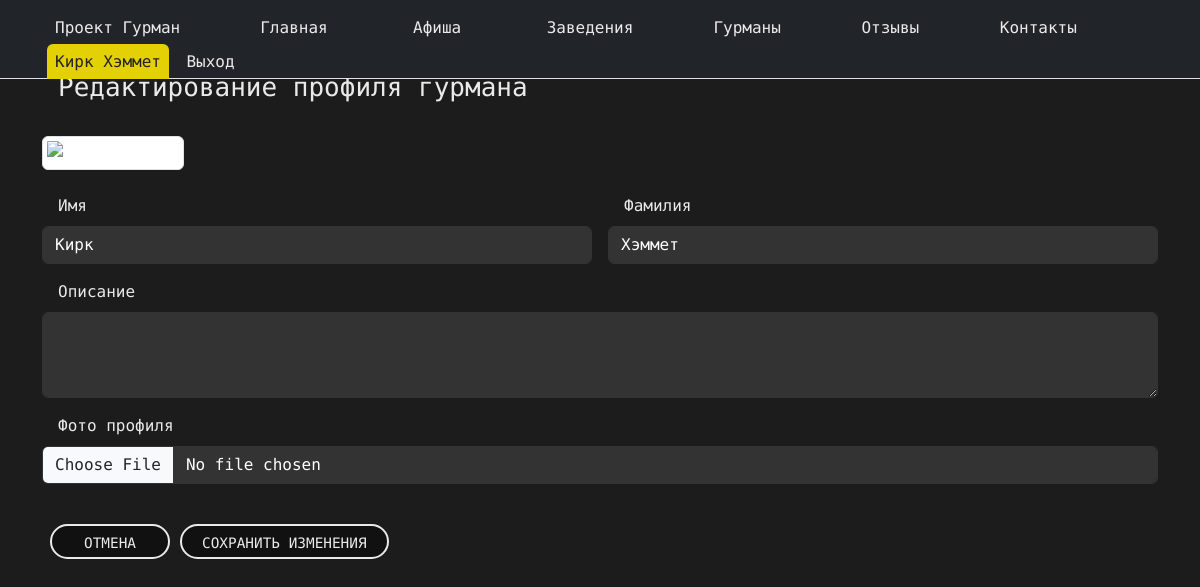
/profile/edit/ (signed in), run on an earlier commit of the app's database.
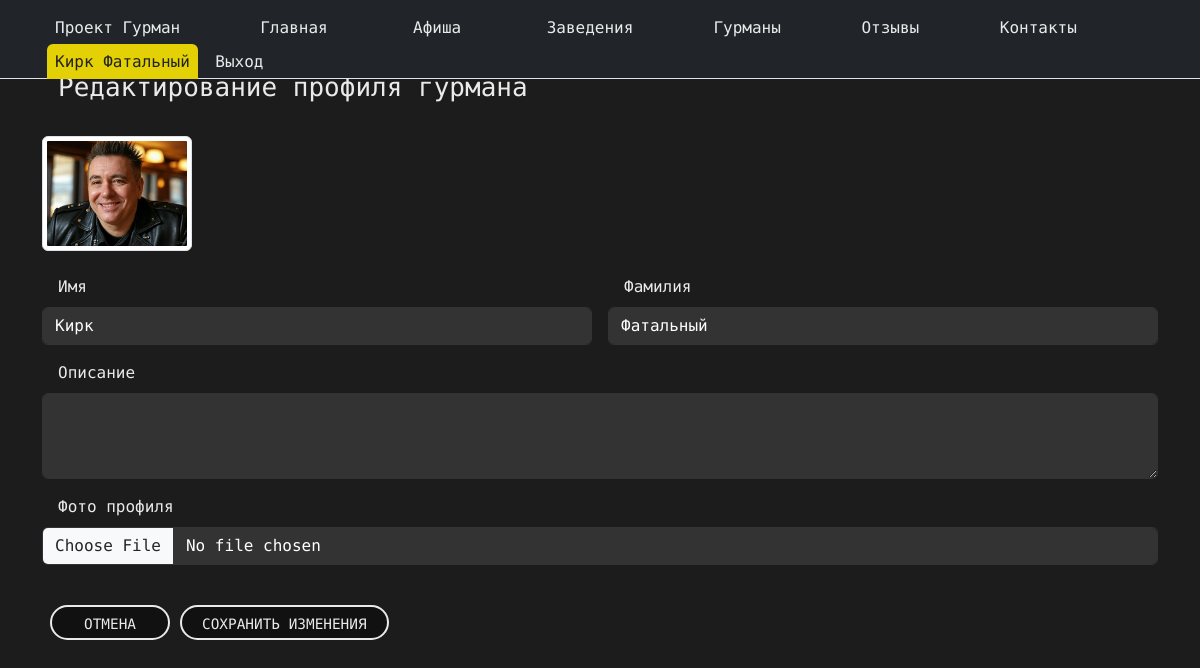
And on a later commit of the database.
### landing/models.py (models this page shows, shortened)
class User(AbstractBaseUser, PermissionsMixin):
    ROLE_CHOICES = (
        ("gourmand", "Гурман"),
        ("owner", "Владелец заведения"),
    )
    email = models.EmailField(unique=True)
    first_name = models.CharField(max_length=30, blank=True)
    last_name = models.CharField(max_length=30, blank=True)
    role = models.CharField(max_length=10, choices=ROLE_CHOICES, default="gourmand", db_index=True)  # Индекс на role
    is_active = models.BooleanField(default=True)
    is_staff = models.BooleanField(default=False)
    slug = models.SlugField(max_length=100, blank=True, unique=True, verbose_name="Слаг")
    date_joined = models.DateTimeField(auto_now_add=True, db_index=True)  # Индекс на date_joined
    objects = UserManager()
    USERNAME_FIELD = "email"
    REQUIRED_FIELDS = ["first_name", "last_name"]
    def is_gourmand(self):
        return self.role == "gourmand"

class GourmandProfile(models.Model):
    user = models.OneToOneField(User, on_delete=models.CASCADE, related_name='gourmand_profile')
    rating = models.DecimalField(max_digits=3, decimal_places=1, default=0.0)
    image = models.ImageField(upload_to='gourmand_images/', blank=True, null=True)
    description = models.TextField(blank=True, null=True)

### landing/views.py (the view, shortened to what this page needs)
# urls.py: path("profile/edit/", views.edit_profile, name="edit_profile"),
@login_required
def edit_profile(request):
    user = request.user
    if user.is_gourmand():
        profile = GourmandProfile.objects.filter(user=user).first()
        return render(request, "gourmands/edit_profile_gourmand.html", {"profile": profile})
    elif user.is_owner():
        profile = OwnerProfile.objects.filter(user=user).first()
        all_places = Place.objects.all()
        return render(request, "places/edit_profile_owner.html", {"profile": profile, "all_places": all_places})
    return redirect("index")

### templates/gourmands/edit_profile_gourmand.html (shortened to what this page needs)
{% extends "landing/base.html" %}
{% load static %}
{% block content %}
<div class="container my-5">
  <h2 class="mb-4 pt-4 custom-text-color">Редактирование профиля гурмана</h2>
  <div class="row mb-4">
    <div class="col-md-12">
      {% if profile.image %}
        <img src="{{ profile.image.url }}" alt="Фото гурмана" class="img-thumbnail" width="150">
      {% else %}
        <img src="{% static 'img/default.png' %}" alt="Фото гурмана" class="img-thumbnail" width="150">
      {% endif %}
    </div>
  </div>
  <form method="POST" enctype="multipart/form-data">
    <div class="row gx-3">
      <div class="col-md-6 mb-3">
        <label for="first_name" class="form-label custom-text-color">Имя</label>
        <input type="text" class="form-control" id="first_name" name="first_name" value="{{ user.first_name }}" required>
      </div>
      <div class="col-md-6 mb-3">
        <label for="last_name" class="form-label custom-text-color">Фамилия</label>
        <input type="text" class="form-control" id="last_name" name="last_name" value="{{ user.last_name }}" required>
      </div>
      <div class="col-md-12 mb-3">
        <label for="description" class="form-label custom-text-color">Описание</label>
        <textarea class="form-control" id="description" name="description" rows="3">{{ user.description }}</textarea>
      </div>
      <div class="col-md-12 mb-3">
        <label for="image" class="form-label custom-text-color">Фото профиля</label>
        <input type="file" class="form-control" id="image" name="image">
      </div>
      <div class="col-md-12 mt-4 button_user">
        <button type="submit" class="custom-button bg_dark">Сохранить изменения</button>
        <a href="{% url 'profile' %}" class="custom-button bg_dark ms-2">Отмена</a>
      </div>
    </div>
  </form>
</div>
{% endblock %}

### templates/includes/header.html (shortened to what this page needs)
{% load static %}
{% url 'events' as events_url %}
{% url 'places' as places_url %}
{% url 'index' as index_url %}
{% url 'reviews' as reviews_url %}
{% url 'gourmands' as gourmands_url %}
{% url 'contacts' as contacts_url %}
<nav class="navbar navbar-expand-xl bg_dark fixed-top pb-0" aria-label="Основная навигация" >
    <div class="container-fluid px-3">
            <ul class="navbar-nav">
              <li class="nav-item button_user">
                <a class="navbar-brand custom-text-color pb-0 fs-5" href="{% url 'index' %}">Проект Гурман</a>
              </li>
            </ul>
              <div class="collapse navbar-collapse right_header_info fixed-top bg-dark" id="navbarNav">
                <ul class="navbar-nav ms-auto nav nav-tabs nav nav-link contact-info">
                  <li class="nav-item button_user">
                    <a class="button nav-link" href="{% url 'index' %}">Проект Гурман</a>
                  </li>
                  <li class="nav-item button_user">
                    <a class="button nav-link  {% if request.path == index_url %}active{% endif %}" href="{% url 'index' %}">Главная</a>
                  </li>
                  <li class="nav-item button_user">
                    <a class="button nav-link {% if request.path == events_url %}active{% endif %}" href="{% url 'events' %}">Афиша</a>
                  </li>
                  <li class="nav-item button_user">
                    <a class="button nav-link {% if request.path == places_url %}active{% endif %}" href="{% url 'places' %}">Заведения</a>
                  </li>
                  <li class="nav-item button_user">
                    <a class="button nav-link {% if request.path == gourmands_url %}active{% endif %}" href="{% url 'gourmands' %}">Гурманы</a>
                  </li>
                  <li class="nav-item button_user">
                    <a class="button nav-link {% if request.path == reviews_url %}active{% endif %}" href="{% url 'reviews' %}">Отзывы</a>
                  </li>
                  <li class="nav-item button_user">
                    <a class="button nav-link {% if request.path == contacts_url %}active{% endif %}" href="{% url 'contacts' %}">Контакты</a>
                  </li>
                  {% if request.user.is_authenticated %}
                    <li class="nav-item button_user">
                      <a class="button nav-link active" href="{% url 'profile' %}">{{ request.user.first_name }} {{ request.user.last_name }}</a>
                      <a class="button nav-link" href="{% url 'signout' %}">Выход</a>
                    </li>
                  {% else %}
                    <li class="button_user">
                      <a class="button nav-link" href="{% url 'signin' %}" >Вход</a>
                      <a class="button nav-link" href="{% url 'signup' %}" >Регистрация</a>
                    </li>
                  {% endif %}
                </ul>
              </div>
              </div>
</nav>

What changed in the data, as far as the page shows it:
changed User "Кирк": user.last_name "Хэммет" → "Фатальный"; last_name "Хэммет" → "Фатальный"
now on this page (row edited): GourmandProfile: image (picture)
